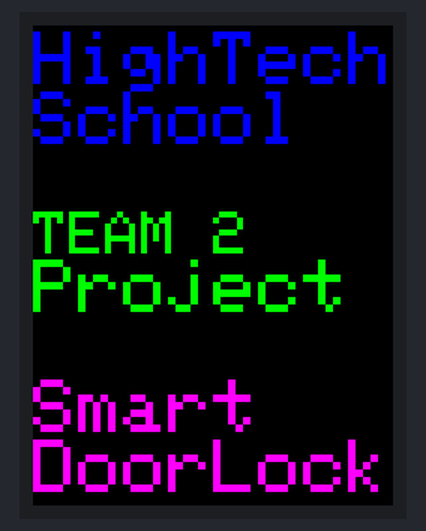
Recording of a sketch running on a simulated Arduino Leonardo, built with avr-gcc and run on an emulated ATmega32U4. On the bench: 240×320 colour display. What the sketch prints to the serial monitor is not drawn.

Above: at 0.6 s.
At 1.1 s:
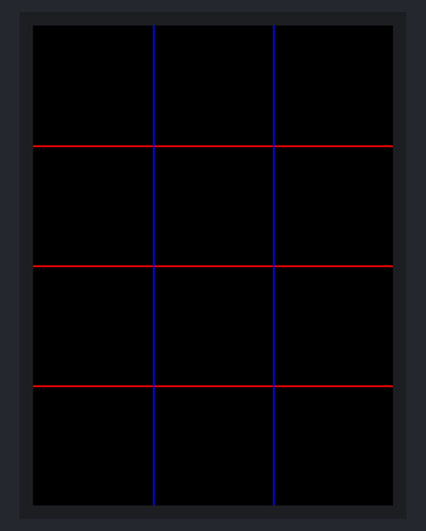
At 1.7 s:
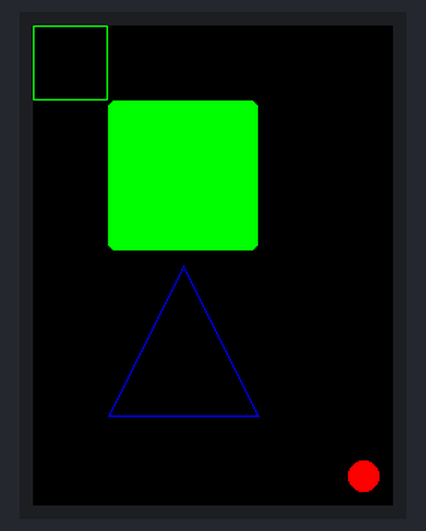

The sketch:

test.ino
```cpp
#define LCD_CS A3 // Chip Select goes to Analog 3
#define LCD_CD A2 // Command/Data goes to Analog 2
#define LCD_WR A1 // LCD Write goes to Analog 1
#define LCD_RD A0 // LCD Read goes to Analog 0
#define LCD_RESET A4 // Can alternately just connect to Arduino's reset pin

#include <SPI.h>          // f.k. for Arduino-1.5.2
#include "Adafruit_GFX.h"// Hardware-specific library
#include <MCUFRIEND_kbv.h>
MCUFRIEND_kbv tft;

// 16진수로 표현되는 색깔을 실제 색깔이름에 대입
#define  BLACK   0x0000
#define BLUE    0x001F
#define RED     0xF800
#define GREEN   0x07E0
#define CYAN    0x07FF
#define MAGENTA 0xF81F
#define YELLOW  0xFFE0
#define WHITE   0xFFFF

unsigned long testText();
unsigned long test();
void dummy();

void setup(void) {
    Serial.begin(9600);
    uint32_t when = millis();
    //    while (!Serial) ;   //hangs a Leonardo until you connect a Serial
    if (!Serial) delay(5000);           //allow some time for Leonardo
    Serial.println("Serial took " + String((millis() - when)) + "ms to start");
    //    tft.reset();                 //hardware reset
    uint16_t ID = tft.readID(); //
    Serial.print("ID = 0x");
    Serial.println(ID, HEX);
    if (ID == 0xD3D3) ID = 0x9481; // write-only shield
//    ID = 0x9329;                             // force ID
    tft.begin(ID);
}

void loop(void) {
    test();
}


unsigned long testText() {
    unsigned long start;        //프로그램 시작 시간을 넣을 start변수를 설정한다.
    tft.fillScreen(BLACK);      //화면을 검은색으로 초기화 해준다.
    start = micros();           //현재 프로그램 시간을 start변수에 넣는다.

    tft.setCursor(0, 4);        //커서 위치를 x,y로 해준다.

    tft.setTextColor(BLUE);     //화면에 "HighTech School"출력
    tft.setTextSize(5);
    tft.println("HighTech");
    tft.println("School");
    tft.println();

    tft.setTextColor(GREEN);    //화면에 "Team 2  Project"출력
    tft.setTextSize(4);
    tft.println("TEAM 2");
    tft.setTextSize(5);
    tft.println("Project");
    tft.println();

    tft.setTextColor(MAGENTA);  //화면에 "Smart DoorLock" 출력
    tft.println("Smart\nDoorLock");

    return micros() - start;    //이 함수가 실행하는데 걸린시간을 반환한다.
}


unsigned long test() {
    unsigned long start;        //프로그램 시작 시간을 넣을 start변수를 설정한다.
    tft.fillScreen(BLACK);      //화면을 검은색으로 초기화 해준다.
    start = micros();           //현재 프로그램 시간을 start변수에 넣는다.

    int x=5, y=5, w = tft.width(), h = tft.height();       //w=240    h=320

    /*
    Serial.print("w : ");
    Serial.print(w);
    Serial.print("\th : ");
    Serial.println(h);
    */

    tft.setRotation(0);
    tft.fillScreen(BLUE);
    delay(100);
    testText();
    //tft.drawLine(0, 0, 1, 1,RED);
    delay(500);
    tft.fillScreen(BLACK);
    tft.drawFastHLine(0, 80, 240, RED);
    tft.drawFastHLine(0, 160, 240, RED);
    tft.drawFastHLine(0, 240, 240, RED);
    tft.drawFastVLine(80, 0, h, BLUE);
    tft.drawFastVLine(160, 0, h, BLUE);
    delay(500);
    tft.fillScreen(BLACK);
    tft.drawRect(0,0,50,50,GREEN);
    tft.fillCircle(220,300,10,RED);
    tft.drawTriangle(
            100 , 160 , // peak
            50  , 260 , // bottom left
            150 , 260 , // bottom right
            BLUE);
    tft.fillRoundRect(50,50,100,100,5,GREEN);
    delay(500);

    return micros() - start;    //이 함수가 실행하는데 걸린시간을 반환한다.
}


void dummy(){
  //width, height
  int w=tft.width();
  int h=tft.height();
  //------------------------------------
  tft.setCursor(0, 0);
  tft.setTextColor(WHITE);  tft.setTextSize(1);
  tft.println("Hello World!");
  //------------------------------------
  tft.drawLine(0,10,240,10,RED);
  //------------------------------------
  tft.drawFastHLine(0,20, w, YELLOW);
  //------------------------------------
  tft.drawRect(0,20,20,30,GREEN);
  //------------------------------------
  tft.fillRect(10,30,20,40,RED);
  //------------------------------------
  tft.drawCircle(100,100,50,GREEN);
  //------------------------------------
  tft.fillCircle(50,50,25,YELLOW);
  //------------------------------------
  tft.drawTriangle(
    0,0, // peak
    0,50, // bottom left
    50,50, // bottom right
    BLUE);
  //------------------------------------
  tft.fillTriangle(
    5,5, // peak
    5,45, // bottom left
    45,45, // bottom right
    RED);
  //------------------------------------
  tft.drawRoundRect(100,100,150,150,10,RED);
  //------------------------------------
  tft.fillRoundRect(200,200,250,250,10,GREEN);
  //------------------------------------
  delay(5000);
}
```

Measured:
- by itself, everything shown: repeats every 2.0 s, in 8 steps
- what the display in image 0 shows lasts 0.5 s, from 0.5 s to 1.0 s
